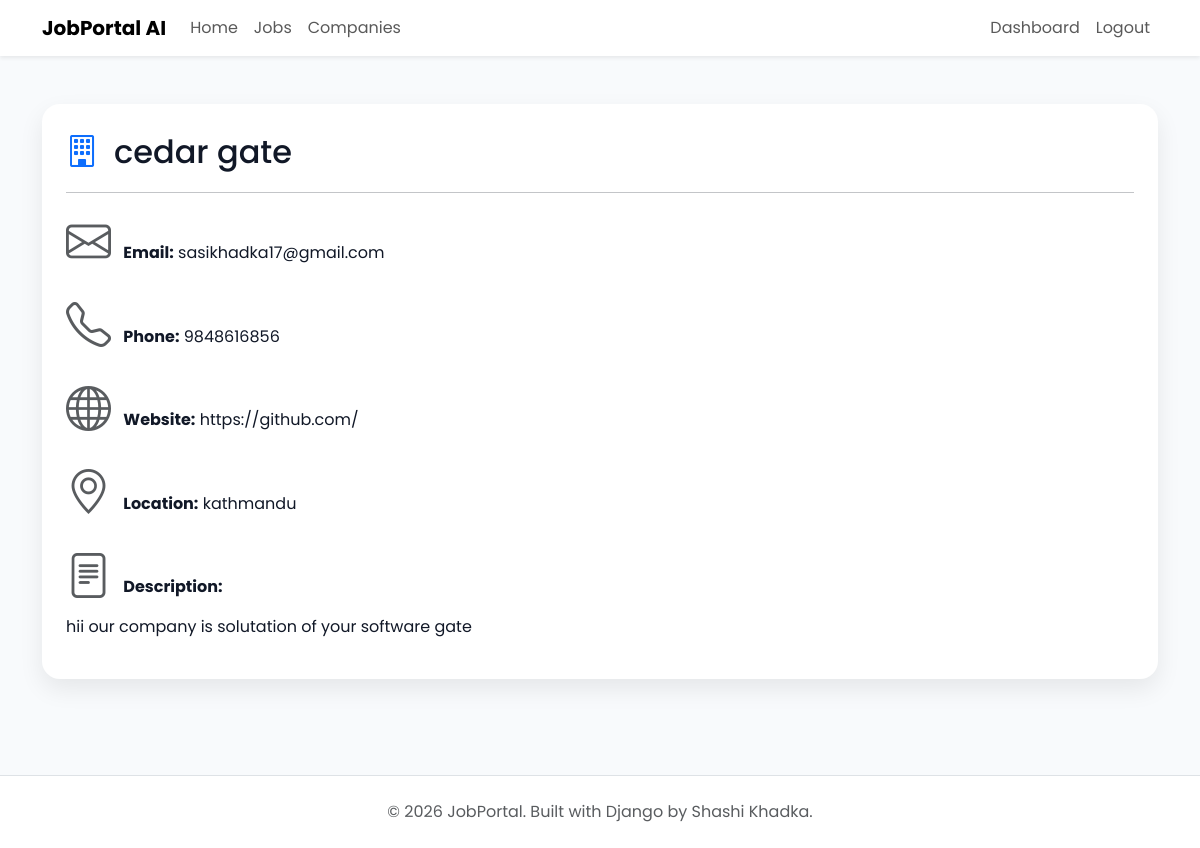
/company/cedar-gate/ (signed in), run on the app's committed database.
### companies/models.py (models this page shows)
class Company(models.Model):
    owner = models.OneToOneField(settings.AUTH_USER_MODEL,on_delete=models.CASCADE,related_name="company")
    company_name = models.CharField(max_length=200)
    slug = models.SlugField(unique=True, blank=True)
    logo = models.ImageField( upload_to="company_logos/", blank=True, null=True)
    description = models.TextField()
    website = models.URLField(blank=True)
    email = models.EmailField()
    phone = models.CharField(max_length=20)
    address = models.TextField()
    location = models.CharField(max_length=255)
    city = models.CharField(max_length=100)
    country = models.CharField(max_length=100)
    established_date = models.DateField()
    employee_count = models.PositiveIntegerField()
    created_at = models.DateTimeField(auto_now_add=True)
    updated_at = models.DateTimeField(auto_now=True)

### companies/views.py (the view)
# urls.py: path("<slug:slug>/", views.company_detail, name="company-detail"),
@login_required
def company_detail(request, slug):
    company = get_object_or_404( Company,slug=slug )
    return render( request,"companies/company_detail.html",{"company": company})

### templates/companies/company_detail.html (shortened to what this page needs)
{% extends "base.html" %}
{% block content %}
<div class="custom-card">
    <div class="d-flex align-items-center mb-3">
        <i class="bi bi-building text-primary" style="font-size: 32px;"></i>
        <h2 class="mb-0 ms-3">{{ company.company_name }}</h2>
    </div>
    <hr>
    <p>
        <i class="bi bi-envelope text-muted me-2"></i>
        <strong>Email:</strong> {{ company.email }}
    </p>
    <p>
        <i class="bi bi-telephone text-muted me-2"></i>
        <strong>Phone:</strong> {{ company.phone }}
    </p>
    <p>
        <i class="bi bi-globe text-muted me-2"></i>
        <strong>Website:</strong> {{ company.website }}
    </p>
    <p>
        <i class="bi bi-geo-alt text-muted me-2"></i>
        <strong>Location:</strong> {{ company.location }}
    </p>
    <p class="mb-1">
        <i class="bi bi-file-text text-muted me-2"></i>
        <strong>Description:</strong>
    </p>
    <p>{{ company.description }}</p>
</div>
{% endblock %}

### static/css/variables.css (style rules this page uses)
:root { --primary:#4F46E5; --primary-hover:#4338CA; --secondary:#6366F1; --success:#22C55E; --danger:#EF4444; --warning:#F59E0B; --dark:#0F172A; --gray:#64748B; --light:#F8FAFC; --white:#FFFFFF; --border:#E2E8F0; --shadow:0 8px 30px rgba(0,0,0,.08); --radius:12px; }

### static/css/main.css (style rules this page uses)
* { margin:0; padding:0; box-sizing:border-box; }
body { font-family:'Poppins',sans-serif; background:var(--light); color:var(--dark); }

### static/css/components.css (style rules this page uses)
.custom-card { background:white; border-radius:14px; padding:25px; box-shadow:var(--shadow); transition:.3s; }

### static/css/style.css (style rules this page uses)
* { margin:0; padding:0; box-sizing:border-box; }
body { font-family:'Poppins',sans-serif; background:var(--light); color:var(--dark); }

### static/css/dashboard.css (style rules this page uses)
.custom-card { background:white; border-radius:16px; padding:25px; box-shadow:0 10px 25px rgba(0,0,0,.08); transition:.3s; }
.custom-card i { font-size:45px; }
:root { --primary:#4F46E5; --success:#22C55E; --warning:#F59E0B; --danger:#EF4444; --bg:#F6F8FC; --card:#ffffff; --text:#1E293B; --muted:#64748B; --border:#E5E7EB; }
body { background:var(--bg); }
:root { --primary:#2563eb; --primary-dark:#1d4ed8; --primary-light:#eef4ff; --success:#16a34a; --warning:#f59e0b; --danger:#ef4444; --text:#111827; --text-light:#6b7280; --border:#e5e7eb; --white:#ffffff; --background:#f8fafc; --radius:18px; --radius-sm:12px; --shadow:0 10px 30px rgba(0,0,0,.06); --shadow-hover:0 18px 40px rgba(37,99,235,.15); --transition:.25s ease; }
* { box-sizing:border-box; }
body { background:var(--background); font-family:"Poppins", sans-serif; color:var(--text); -webkit-font-smoothing:antialiased; }
.custom-card { padding:24px; border-radius:18px; }

### data on the page
Company: company_name "cedar gate", email "sasikhadka17@gmail.com", phone "9848616856", website "https://github.com/", location "kathmandu", description "hii our company is solutation of your software gate"
